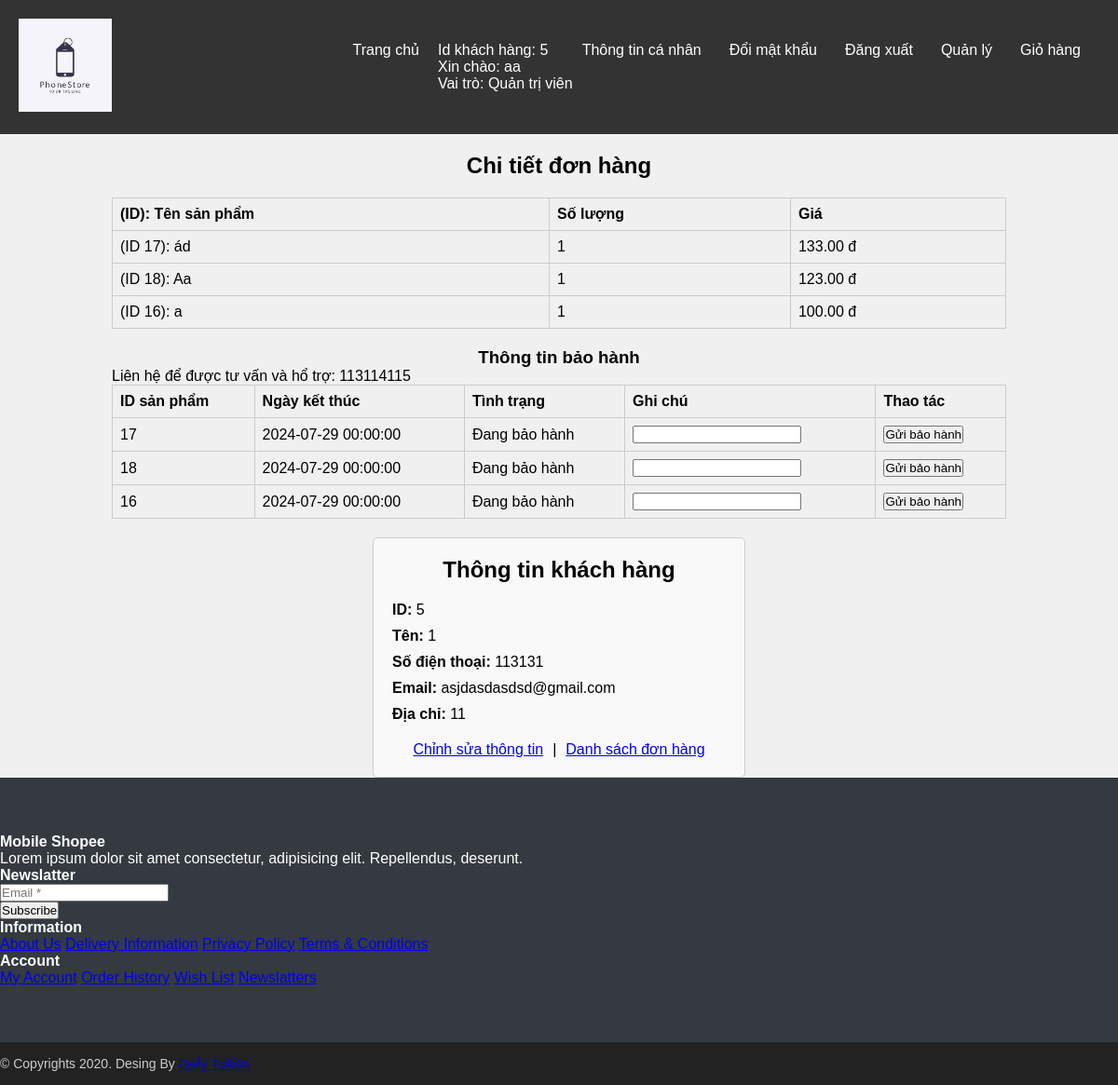
The page /user/index.php?ctrl=customerUserController&action=viewOrderDetail&id=155 (signed in) on the database its author committed.
### tables this page shows
CREATE TABLE `chi_tiet_don_hang` (
  `id` int(11) NOT NULL,
  `id_don_hang` int(11) DEFAULT NULL,
  `id_san_pham` int(11) DEFAULT NULL,
  `so_luong` int(11) DEFAULT NULL,
  `gia` decimal(10,2) DEFAULT NULL
);

CREATE TABLE `san_pham` (
  `id` int(11) NOT NULL,
  `ten` varchar(255) DEFAULT NULL,
  `anh` varchar(255) DEFAULT NULL,
  `id_danh_muc` int(11) DEFAULT NULL,
  `gia` decimal(10,3) DEFAULT NULL,
  `so_luong` int(11) DEFAULT NULL,
  `mo_ta` text DEFAULT NULL
);

CREATE TABLE `phieu_bao_hanh` (
  `id` int(11) NOT NULL,
  `id_san_pham` int(11) DEFAULT NULL,
  `id_don_hang` int(11) DEFAULT NULL,
  `ngay_lap` datetime DEFAULT NULL,
  `ngay_het_han` datetime DEFAULT NULL,
  `tinh_trang` varchar(255) DEFAULT NULL,
  `ghi_chu` text DEFAULT NULL
);

CREATE TABLE `khach_hang` (
  `id` int(11) NOT NULL,
  `ten` varchar(255) DEFAULT NULL,
  `so_dien_thoai` varchar(20) DEFAULT NULL,
  `email` varchar(255) DEFAULT NULL,
  `dia_chi` varchar(255) DEFAULT NULL,
  `id_nguoi_dung` int(11) DEFAULT NULL
);

### lib/database.php (called while the page is built, shortened)
<?php
class Database
{
    private $host = "localhost";
    private $username = "root";
    private $password = "";
    private $database = "phonestore";
    private $conn;
    public function __construct()
    {
        $this->conn = $this->connectDB();
    }
    private function connectDB()
    {
        $conn = mysqli_connect($this->host, $this->username, $this->password, $this->database);
        return $conn;
    }
    public function select($query)
    {
        $result = mysqli_query($this->conn, $query);
        if ($result) {
            $data = mysqli_fetch_all($result, MYSQLI_ASSOC);
            return $data;
        } else {
            die(mysqli_error($this->conn));
        }
    }
}

### user/model/customerUserModel.php (called while the page is built, shortened)
<?php
class customerUserModel
{
    private $db;
    public function __construct()
    {
        $this->db = new Database();
    }
    public function getCustomerByIdNguoiDung()
    {
        $id_nguoi_dung = Session::getSessionValue('login_id');
        $sql = "SELECT * FROM khach_hang WHERE id_nguoi_dung = $id_nguoi_dung";
        $result = $this->db->select($sql);
        return $result;
    }
    public function getOrderDetailsByOrderId($id_don_hang)
    {
        $query = "SELECT chi_tiet_don_hang.*,san_pham.ten AS ten_san_pham
              FROM chi_tiet_don_hang
              JOIN san_pham ON chi_tiet_don_hang.id_san_pham = san_pham.id
              where id_don_hang = $id_don_hang";;
        return $this->db->select($query);
    }
}

### user/model/cartModel.php (called while the page is built, shortened)
<?php
class CartModel
{
    private $db;
    public function __construct()
    {
        $this->db = new Database();
    }
    public function getWarrantyInfoByOrderId($id_don_hang)
    {
        $query = "SELECT * FROM phieu_bao_hanh WHERE id_don_hang = $id_don_hang";
        $result = $this->db->select($query);
        return $result;
    }
}

### lib/session.php (called while the page is built, shortened)
<?php
class Session
{
    public static function getSessionValue($key)
    {
        if (isset($_SESSION[$key])) {
            return $_SESSION[$key];
        } else {
            return null;
        }
    }
}

### user/view/orderDetailUserView.php (the view, shortened to what this page needs)
<!DOCTYPE html>
<html lang="vi">
<head>
</head>
<body>
    <div class="order-details">
        <h2>Chi tiết đơn hàng</h2>
        <?php if (!empty($orderDetails)) : ?>
            <table>
                <thead>
                    <tr>
                        <th>(ID): Tên sản phẩm</th>
                        <th>Số lượng</th>
                        <th>Giá</th>
                    </tr>
                </thead>
                <tbody>
                    <?php foreach ($orderDetails as $orderDetail) : ?>
                        <tr>
                            <td><?php echo '(ID ' . $orderDetail['id_san_pham'] . "): " . $orderDetail['ten_san_pham']; ?></td>
                            <td><?php echo $orderDetail['so_luong']; ?></td>
                            <td><?php echo $orderDetail['gia'] . ' đ'; ?></td>
                        </tr>
                    <?php endforeach; ?>
                </tbody>
            </table>
        <?php else : ?>
            <p>Không có chi tiết đơn hàng nào.</p>
        <?php endif; ?>
        <div class="warranty-info">
            <h3>Thông tin bảo hành</h3>
            <p>Liên hệ để được tư vấn và hổ trợ: 113114115</p>
            <?php if (!empty($warrantyInfo)) : ?>
                <table>
                    <thead>
                        <tr>
                            <th> ID sản phẩm </th>
                            <th>Ngày kết thúc</th>
                            <th>Tình trạng</th>
                            <th>Ghi chú</th>
                            <th>Thao tác</th>
                        </tr>
                    </thead>
                    <tbody>
                        <?php foreach ($warrantyInfo as $warranty) : ?>
                            <tr>
                                <td><?php echo $warranty['id_san_pham']; ?></td>
                                <td><?php echo $warranty['ngay_het_han']; ?></td>
                                <td><?php echo $warranty['tinh_trang']; ?></td>
                                <td>
                                    <form action="index.php?ctrl=customerUserController&action=updateWarrantyInfo&id=<?php echo $warranty['id_don_hang']; ?>" method="post">
                                        <?php
                                        if ($warranty['tinh_trang'] == 'Chờ xử lý' || $warranty['tinh_trang'] == 'Hết hạn bảo hành') {
                                            echo '<input type="text" name="ghi_chu" value="' . $warranty['ghi_chu'] . '" required disabled>';
                                        } else {
                                            echo '<input type="text" name="ghi_chu" value="' . $warranty['ghi_chu'] . '" required>';
                                        }
                                        ?>
                                </td>
                                <td>
                                    <?php
                                    if ($warranty['tinh_trang'] == 'Chờ xử lý' ||  $warranty['tinh_trang'] == 'Hết hạn bảo hành') {
                                        echo '<input type="submit" value="Gửi bảo hành" disabled>';
                                    } else {
                                        echo '<input type="submit" value="Gửi bảo hành">';
                                    }
                                    ?>
                                </td>
                            </tr>
                        <?php endforeach; ?>
                    </tbody>
                </table>
            <?php else : ?>
                <p>Không có thông tin bảo hành cho đơn hàng này.</p>
            <?php endif; ?>
        </div>
    </div>
</body>
</html>

### user/view/infoUser.php (shortened to what this page needs)
<!DOCTYPE html>
<html lang="vi">
<head>
</head>
<body>
    <div class="customer-info">
        <h2>Thông tin khách hàng</h2>
        <?php
        $customerData = $customer[0];
        echo '<ul>';
        echo '<li><label>ID:</label> ' . $customerData['id'] . '</li>';
        echo '<li><label>Tên:</label> ' . $customerData['ten'] . '</li>';
        echo '<li><label>Số điện thoại:</label> ' . $customerData['so_dien_thoai'] . '</li>';
        echo '<li><label>Email:</label> ' . $customerData['email'] . '</li>';
        echo '<li><label>Địa chỉ:</label> ' . $customerData['dia_chi'] . '</li>';
        echo '</ul>';
        ?>
        <div style="display: flex; justify-content: center; margin-top: 20px;">
            <a href="index.php?ctrl=customerUserController&action=showUpdateCustomerForm&id=<?php echo $customer[0]['id']; ?>">Chỉnh sửa thông tin</a>
            <span style="margin: 0 10px;">|</span>
            <a href="index.php?ctrl=customerUserController&action=viewOrderList">Danh sách đơn hàng</a>
        </div>
    </div>
</body>
</html>

### user/style/homeStyle.css (style rules this page uses)
* { margin: 0; padding: 0; box-sizing: border-box; }
body { font-family: Arial, sans-serif; background-color: #f0f0f0; }

### user/view/orderDetailUserView.php (style rules this page uses)
.order-details { width: 80%; margin: 20px auto; }
.order-details h2 { text-align: center; margin-bottom: 20px; }
.order-details table { width: 100%; border-collapse: collapse; }
.order-details th, .order-details td { border: 1px solid #ccc; padding: 8px; text-align: left; }
.warranty-info { margin-top: 20px; }
.warranty-info h3 { text-align: center; }

### user/view/infoUser.php (style rules this page uses)
.customer-info { width: 400px; margin: 0 auto; padding: 20px; border: 1px solid #ccc; border-radius: 5px; background-color: #f9f9f9; }
.customer-info h2 { text-align: center; margin-bottom: 20px; }
.customer-info ul { list-style-type: none; padding: 0; }
.customer-info li { margin-bottom: 10px; }
.customer-info label { font-weight: bold; }

### rows shown on the page
chi_tiet_don_hang: id_san_pham "17", id_san_pham.ten "ád", so_luong "1", gia "133.00"
chi_tiet_don_hang: id_san_pham "18", id_san_pham.ten "Aa", so_luong "1", gia "123.00"
chi_tiet_don_hang: id_san_pham "16", id_san_pham.ten "a", so_luong "1", gia "100.00"
phieu_bao_hanh: id_san_pham "17", ngay_het_han "2024-07-29 00:00:00", tinh_trang "Đang bảo hành"
phieu_bao_hanh: id_san_pham "18", ngay_het_han "2024-07-29 00:00:00", tinh_trang "Đang bảo hành"
phieu_bao_hanh: id_san_pham "16", ngay_het_han "2024-07-29 00:00:00", tinh_trang "Đang bảo hành"
khach_hang: id "5", ten "1", so_dien_thoai "113131", email "asjdasdasdsd@gmail.com", dia_chi "11"

### other values the page prints
$id_khach_hang "5"
$ten_dang_nhap "aa"
$vai_tro "Quản trị viên"
